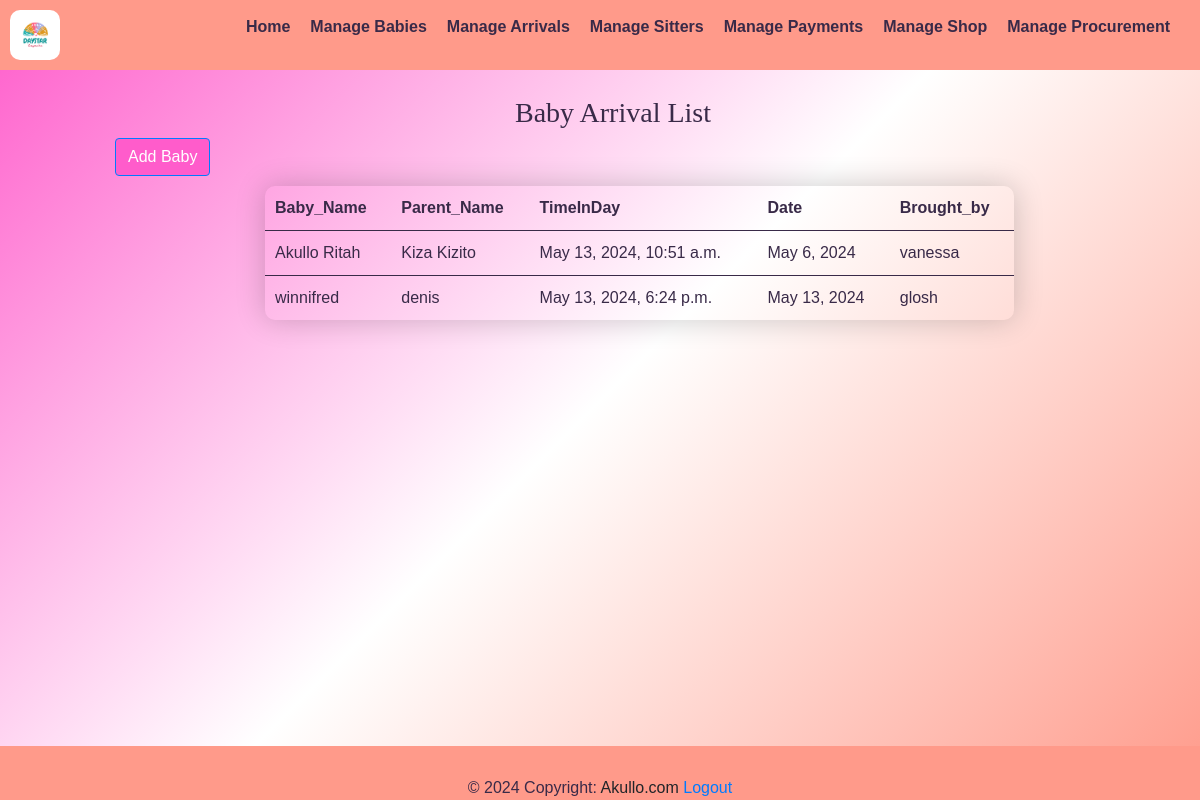
The page /arrival_list/ (signed in) on the database as committed earlier.
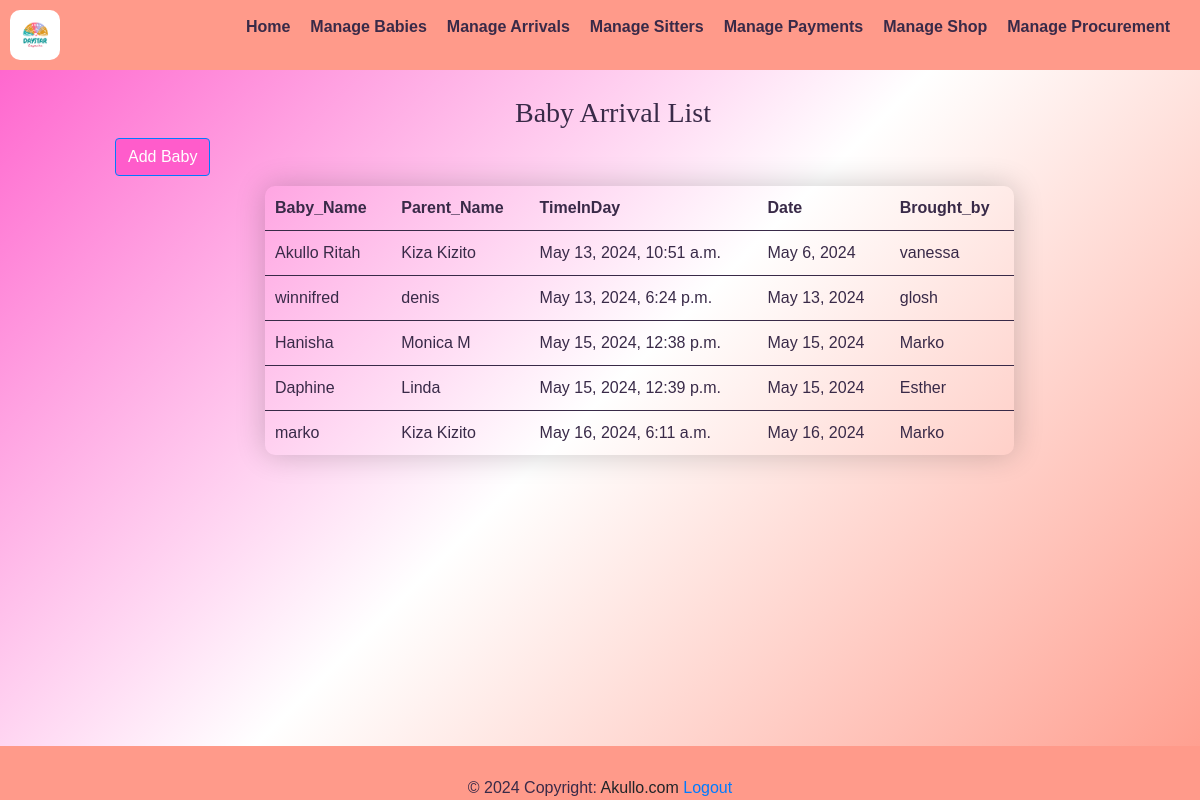
The same page on the database as committed later.
### yariapp/models.py (models this page shows, shortened)
class Arrivalform(models.Model):
    b_name = models.CharField(max_length=50,null=True)
    parent_name = models.CharField(max_length=50,null=True)
    timeInDay =  models.DateTimeField(default=timezone.now)
    date =  models.DateField(auto_now_add=True)
    brought_by = models.CharField(max_length=50,null=True)

### yariapp/views.py (the view)
# urls.py: path('arrival_list/', views.arrival_list, name='arrival_list'),
@login_required
def arrival_list(request):
    arrivals = Arrivalform.objects.all()
    return render(request, 'arrival_list.html',{'arrivals':arrivals})

### yariapp/templates/arrival_list.html (shortened to what this page needs)
{% extends 'base.html' %}
{% load static %}
{% block content %}
<div class="navbar">
    <img src="{% static 'images/logo.png' %}" alt="Logo" style="width: 50px; height: auto;border-radius: 10px;">
  <ul class="nav-links">
      <li><a href="{% url 'home' %}"><strong>Home</strong></a></li>
      <li><a href="{% url 'baby_list' %}"><strong>Manage Babies</strong></a></li>
      <li class="dropdown">
        <a href="#" class="dropbtn"><strong>Manage Arrivals</strong></a>
      <li><a href="{% url 'sitters_list' %}"><strong>Manage Sitters</strong></a></li>
      <li class="dropdown">
            <a href="#"><strong>Manage Payments</strong></a>
      <li><a href="{% url 'shop_list' %}"><strong>Manage Shop</strong></a></li>
      <li><a href="{% url 'pro_list' %}"><strong>Manage Procurement</strong></a></li>
  </ul>
  </div>
  <div class="babe" style="padding-left:100px;">
    <div class="container">
        <table class="table table-striped">
            <table class="styled-table">
              <h3 style="font-family: 'Times New Roman', Times, serif;padding-left: 400px;">Baby Arrival List</h3>
              <div class="add-sitter-button">
                <a href="{% url 'arrival' %}" class="btn btn-primary" style="background-color: #FF5CCB;">Add Baby</a>
            </div>
                <thead>
                    <th scope="col">Baby_Name</th>
                    <th scope="col">Parent_Name</th>
                    <th scope="col">TimeInDay</th>
                    <th scope="col">Date</th>
                    <th scope="col">Brought_by</th>
                </thead>
                <tbody>
                  {% for arrive in arrivals %}
                    <tr>
                      <td>{{ arrive.b_name }}</td>
                      <td>{{ arrive.parent_name}}</td>
                      <td>{{ arrive.timeInDay }}</td>
                      <td>{{ arrive.date }}</td>
                      <td>{{ arrive.brought_by }}</td>
                    </tr>
                  {% endfor %}
                </tbody>
              </table>
    {% endblock %}

### yariapp/templates/base.html (shortened to what this page needs)
{% load static %}
<!DOCTYPE html>
<html lang="en">
<head>
    <link href="https://maxcdn.bootstrapcdn.com/bootstrap/4.5.2/css/bootstrap.min.css" rel="stylesheet">
       <div>
    {% block content %}
    {% endblock %}
    </div>
  <div>
    <footer class="bg-body-tertiary text-center">
      <div>
        © 2024 Copyright:
        <a class="text-body" href="https://mdbootstrap.com/">Akullo.com</a>
        <a href="{% url 'logout' %}">Logout</a>
      </div>
    </footer>
  </div>
</body>
</html>

### yariapp/templates/base.html (style rules this page uses)
footer { position:fixed; left: 0; bottom: 0; padding-top: 30px; width: 100%; background-color: #FF9A8A; color:#392A48; text-align: center; }

### yariapp/templates/arrival_list.html (style rules this page uses)
table { width: 70%; border-collapse: collapse; border-radius: 10px; overflow-x: hidden; margin: 10px 0; font-size: 16px; box-shadow: 0 0 30px rgba(0, 0, 0, 0.2) !important; margin-left: 150px; margin-bottom: 50px; }
th, td { padding: 10px; text-align: left; }
thead { background-color: transparent !important; color: #392A48; }
tbody { background-color: transparent !important; }
tr:nth-child(even) { background-color: transparent; }
td, th { border-bottom: 1px solid #392A48; }
tbody tr:last-child td { border-bottom:none; }
.navbar { background-color: #FF9A8A; color: #392A48; padding: 10px; display: flex; justify-content: space-between; align-items: center; }
.nav-links { list-style-type: none; display: flex; }
.nav-links li { margin-right: 20px; }
.nav-links li a { text-decoration: none; color: #392A48; }
.dropdown { position: relative; display: inline-block; }

Rows that differ between the two databases and show on the page:
added Arrivalform: b_name "Hanisha", parent_name "Monica M", timeInDay "May 15, 2024, 12:38 p.m.", date "May 15, 2024", brought_by "Marko"
added Arrivalform: b_name "Daphine", parent_name "Linda", timeInDay "May 15, 2024, 12:39 p.m.", date "May 15, 2024", brought_by "Esther"
added Arrivalform: b_name "marko", parent_name "Kiza Kizito", timeInDay "May 16, 2024, 6:11 a.m.", date "May 16, 2024", brought_by "Marko"
